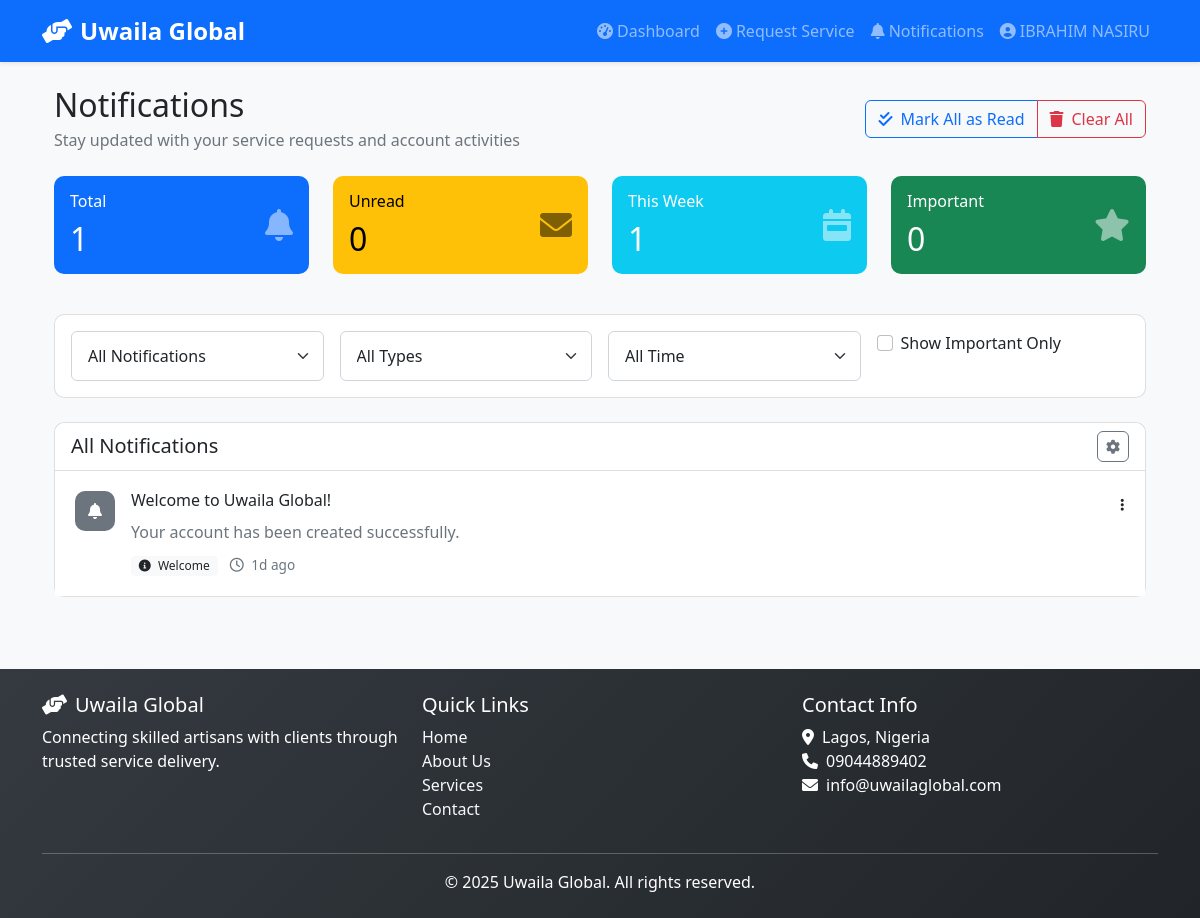
/user/notifications (signed in), run on the app's committed database.
### models.py (models this page shows, shortened)
class User(UserMixin, db.Model):
    __tablename__ = 'users'
    id = db.Column(db.String(36), primary_key=True, default=generate_uuid)
    email = db.Column(db.String(120), unique=True, nullable=False)
    phone = db.Column(db.String(20), nullable=False)
    password_hash = db.Column(db.String(256), nullable=False)
    full_name = db.Column(db.String(100), nullable=False)
    address = db.Column(db.Text)
    is_active = db.Column(db.Boolean, default=True)
    is_verified = db.Column(db.Boolean, default=False)
    created_at = db.Column(db.DateTime(timezone=True), default=datetime.now(timezone.utc))
    updated_at = db.Column(db.DateTime(timezone=True), default=datetime.now(timezone.utc), onupdate=datetime.now(timezone.utc))
    service_requests = db.relationship('ServiceRequest', backref='client', lazy=True)

class Notification(db.Model):
    __tablename__ = 'notifications'
    id = db.Column(db.String(36), primary_key=True, default=generate_uuid)
    user_id = db.Column(db.String(36), nullable=False)  # Can be user, artisan, or admin ID
    user_type = db.Column(db.String(20), nullable=False)  # user, artisan, admin
    title = db.Column(db.String(200), nullable=False)
    message = db.Column(db.Text, nullable=False)
    is_read = db.Column(db.Boolean, default=False)
    notification_type = db.Column(db.String(50))  # job_assigned, status_update, etc.
    related_id = db.Column(db.String(36))  # ID of related entity (service request, etc.)
    created_at = db.Column(db.DateTime(timezone=True), default=datetime.now(timezone.utc))

### routes/user_routes.py (the view, shortened to what this page needs)
@user_bp.route('/notifications', methods=['GET'])
@login_required
def get_notifications():
    if not isinstance(current_user, User):
        return jsonify({'error': 'User access required'}), 403
    count_only = request.args.get('count_only', 'false').lower() == 'true'
    notifications = Notification.query.filter_by(
        user_id=current_user.id,
        user_type='user'
    ).order_by(Notification.created_at.desc()).all()
    unread_count = sum(1 for n in notifications if not n.is_read)
    from datetime import datetime, timedelta
    week_ago = datetime.now() - timedelta(days=7)
    this_week_count = sum(1 for n in notifications if n.created_at >= week_ago)
    important_count = sum(1 for n in notifications if n.notification_type in ['status_update', 'artisan_assigned'])
    if request.is_json:
        return jsonify({
            'notifications': [n.to_dict() for n in notifications],
            'stats': {
                'unread_count': unread_count,
                'this_week_count': this_week_count,
                'important_count': important_count
            }
        })
    else:
        return render_template('user/notifications.html',
                             notifications=notifications,
                             unread_count=unread_count,
                             this_week_count=this_week_count,
                             important_count=important_count)

### templates/user/notifications.html (shortened to what this page needs)
{% extends "base.html" %}
{% block content %}
<div class="container-fluid">
    <div class="d-flex justify-content-between align-items-center mb-4">
        <div>
            <h1 class="h2 mb-1">Notifications</h1>
            <p class="text-muted mb-0">Stay updated with your service requests and account activities</p>
        </div>
        <div class="btn-group" role="group">
            <button class="btn btn-outline-primary" id="markAllRead">
                <i class="fas fa-check-double me-2"></i>Mark All as Read
            </button>
            <button class="btn btn-outline-danger" id="clearAll">
                <i class="fas fa-trash me-2"></i>Clear All
            </button>
        </div>
    </div>
    <div class="row mb-4">
        <div class="col-md-3 col-sm-6 mb-3">
            <div class="card stat-card bg-primary text-white">
                <div class="card-body">
                    <div class="d-flex justify-content-between align-items-center">
                        <div>
                            <h6 class="card-title">Total</h6>
                            <h2 class="mb-0">{{ notifications|length }}</h2>
                        </div>
                        <i class="fas fa-bell fa-2x opacity-50"></i>
                    </div>
                </div>
            </div>
        </div>
        <div class="col-md-3 col-sm-6 mb-3">
            <div class="card stat-card bg-warning text-white">
                <div class="card-body">
                    <div class="d-flex justify-content-between align-items-center">
                        <div>
                            <h6 class="card-title">Unread</h6>
                            <h2 class="mb-0">{{ unread_count }}</h2>
                        </div>
                        <i class="fas fa-envelope fa-2x opacity-50"></i>
                    </div>
                </div>
            </div>
        </div>
        <div class="col-md-3 col-sm-6 mb-3">
            <div class="card stat-card bg-info text-white">
                <div class="card-body">
                    <div class="d-flex justify-content-between align-items-center">
                        <div>
                            <h6 class="card-title">This Week</h6>
                            <h2 class="mb-0">{{ this_week_count }}</h2>
                        </div>
                        <i class="fas fa-calendar-week fa-2x opacity-50"></i>
                    </div>
                </div>
            </div>
        </div>
        <div class="col-md-3 col-sm-6 mb-3">
            <div class="card stat-card bg-success text-white">
                <div class="card-body">
                    <div class="d-flex justify-content-between align-items-center">
                        <div>
                            <h6 class="card-title">Important</h6>
                            <h2 class="mb-0">{{ important_count }}</h2>
                        </div>
                        <i class="fas fa-star fa-2x opacity-50"></i>
                    </div>
                </div>
            </div>
        </div>
    </div>
    <div class="card mb-4">
        <div class="card-body">
            <div class="row g-3">
                <div class="col-md-3">
                    <select class="form-select" id="filterStatus">
                        <option value="all">All Notifications</option>
                    </select>
                </div>
                <div class="col-md-3">
                    <select class="form-select" id="filterType">
                        <option value="all">All Types</option>
                    </select>
                </div>
                <div class="col-md-3">
                    <select class="form-select" id="filterDate">
                        <option value="all">All Time</option>
                    </select>
                </div>
                <div class="col-md-3">
                    <div class="form-check">
                        <input class="form-check-input" type="checkbox" id="showOnlyImportant">
                        <label class="form-check-label" for="showOnlyImportant">
                            Show Important Only
                        </label>
                    </div>
                </div>
            </div>
        </div>
    </div>
    <div class="card">
        <div class="card-header bg-white d-flex justify-content-between align-items-center">
            <h5 class="mb-0">All Notifications</h5>
            <div class="dropdown">
                <button class="btn btn-sm btn-outline-secondary dropdown-toggle" type="button"
                        data-bs-toggle="dropdown">
                    <i class="fas fa-cog"></i>
                </button>
            </div>
        </div>
        <div class="card-body p-0">
            {% if notifications %}
                <div class="list-group list-group-flush" id="notificationsList">
                    {% for notification in notifications %}
                    <div class="list-group-item notification-item {{ 'unread' if not notification.is_read }}
                         {{ 'important' if notification.notification_type in ['status_update', 'artisan_assigned'] }}"
                         data-id="{{ notification.id }}"
                         data-type="{{ notification.notification_type }}"
                         data-date="{{ notification.created_at.strftime('%Y-%m-%d') }}"
                         data-read="{{ notification.is_read|lower }}">
                        <div class="d-flex align-items-start">
                            <div class="flex-shrink-0">
                                <div class="notification-icon {{
                                    'bg-primary' if notification.notification_type == 'new_request'
                                    else 'bg-success' if notification.notification_type == 'status_update'
                                    else 'bg-info' if notification.notification_type == 'artisan_assigned'
                                    else 'bg-warning' if notification.notification_type == 'message'
                                    else 'bg-secondary'
                                }}">
                                    <i class="fas {{
                                        'fa-plus-circle' if notification.notification_type == 'new_request'
                                        else 'fa-sync-alt' if notification.notification_type == 'status_update'
                                        else 'fa-user-check' if notification.notification_type == 'artisan_assigned'
                                        else 'fa-comment' if notification.notification_type == 'message'
                                        else 'fa-bell'
                                    }}"></i>
                                </div>
                            </div>
                            <div class="flex-grow-1 ms-3">
                                <div class="d-flex justify-content-between align-items-start mb-1">
                                    <h6 class="mb-0">{{ notification.title }}</h6>
                                    <div class="dropdown">
                                        <button class="btn btn-sm btn-link text-dark dropdown-toggle p-0"
                                                type="button" data-bs-toggle="dropdown">
                                            <i class="fas fa-ellipsis-v"></i>
                                        </button>
                                    </div>
                                </div>
                                <p class="text-muted mb-2">{{ notification.message }}</p>
                                <div class="d-flex justify-content-between align-items-center">
                                    <div>
                                        <span class="badge bg-light text-dark me-2">
                                            <i class="fas fa-{{
                                                'clock' if notification.notification_type == 'new_request'
                                                else 'sync' if notification.notification_type == 'status_update'
                                                else 'user' if notification.notification_type == 'artisan_assigned'
                                                else 'comment' if notification.notification_type == 'message'
                                                else 'info-circle'
                                            }} me-1"></i>
                                            {{ notification.notification_type|replace('_', ' ')|title }}
                                        </span>
                                        <small class="text-muted">
                                            <i class="far fa-clock me-1"></i>
                                            <span class="notification-time"
                                                  data-time="{{ notification.created_at.isoformat() }}">
                                            </span>
                                        </small>
                                    </div>
                                </div>
                            </div>
                        </div>
                    </div>
                    {% endfor %}
                </div>
            {% endif %}
        </div>
    </div>
</div>
{% endblock %}

### templates/base.html (shortened to what this page needs)
<!DOCTYPE html>
<html lang="en">
<head>
    <link href="https://cdn.jsdelivr.net/npm/bootstrap@5.1.3/dist/css/bootstrap.min.css" rel="stylesheet">
    <link rel="stylesheet" href="https://cdnjs.cloudflare.com/ajax/libs/font-awesome/6.0.0/css/all.min.css">
    <link rel="stylesheet" href="{{ url_for('static', filename='css/style.css') }}">
</head>
<body>
    <nav class="navbar navbar-expand-lg navbar-dark bg-primary shadow-sm">
        <div class="container">
            <a class="navbar-brand fw-bold" href="{{ url_for('index') }}">
                <i class="fas fa-hands-helping me-2"></i>Uwaila Global
            </a>
            <div class="collapse navbar-collapse" id="navbarNav">
                <ul class="navbar-nav ms-auto">
                    {% if current_user.is_authenticated %}
                        {% if current_user.__class__.__name__ == 'User' %}
                            <li class="nav-item">
                                <a class="nav-link" href="{{ url_for('user_bp.dashboard') }}">
                                    <i class="fas fa-tachometer-alt me-1"></i>Dashboard
                                </a>
                            </li>
                            <li class="nav-item">
                                <a class="nav-link" href="{{ url_for('user_bp.create_service_request') }}">
                                    <i class="fas fa-plus-circle me-1"></i>Request Service
                                </a>
                            </li>
                            <li class="nav-item">
                                <a class="nav-link" href="{{ url_for('user_bp.get_notifications') }}">
                                    <i class="fas fa-bell me-1"></i>Notifications
                                </a>
                            </li>
                        {% endif %}
                        <li class="nav-item dropdown">
                            <a class="nav-link dropdown-toggle" href="#" id="userDropdown" role="button" data-bs-toggle="dropdown">
                                <i class="fas fa-user-circle me-1"></i>{{ current_user.full_name }}
                            </a>
                        </li>
                    {% endif %}
                </ul>
            </div>
        </div>
    </nav>
    <main class="py-4">
        <div class="container">
            {% block content %}{% endblock %}
        </div>
    </main>
    <footer class="bg-dark text-white py-4 mt-5">
        <div class="container">
            <div class="row">
                <div class="col-md-4">
                    <h5><i class="fas fa-hands-helping me-2"></i>Uwaila Global</h5>
                    <p class="mb-0">Connecting skilled artisans with clients through trusted service delivery.</p>
                </div>
                <div class="col-md-4">
                    <h5>Quick Links</h5>
                    <ul class="list-unstyled">
                        <li><a href="{{ url_for('index') }}" class="text-light">Home</a></li>
                        <li><a href="{{ url_for('about') }}" class="text-light">About Us</a></li>
                        <li><a href="{{ url_for('services') }}" class="text-light">Services</a></li>
                        <li><a href="{{ url_for('contact') }}" class="text-light">Contact</a></li>
                    </ul>
                </div>
                <div class="col-md-4">
                    <h5>Contact Info</h5>
                    <ul class="list-unstyled">
                        <li><i class="fas fa-map-marker-alt me-2"></i>Lagos, Nigeria</li>
                        <li><i class="fas fa-phone me-2"></i>09044889402</li>
                        <li><i class="fas fa-envelope me-2"></i>info@uwailaglobal.com</li>
                    </ul>
                </div>
            </div>
            <hr class="bg-light">
            <div class="text-center">
                <p class="mb-0">&copy; 2025 Uwaila Global. All rights reserved.</p>
            </div>
        </div>
    </footer>
</body>
</html>

### data on the page
User: full_name "IBRAHIM NASIRU"
Notification: title "Welcome to Uwaila Global!", message "Your account has been created successfully.", notification_type "Welcome"

### other printed values
{{ notifications|length }} "1"
{{ unread_count }} "0"
{{ this_week_count }} "1"
{{ important_count }} "0"
